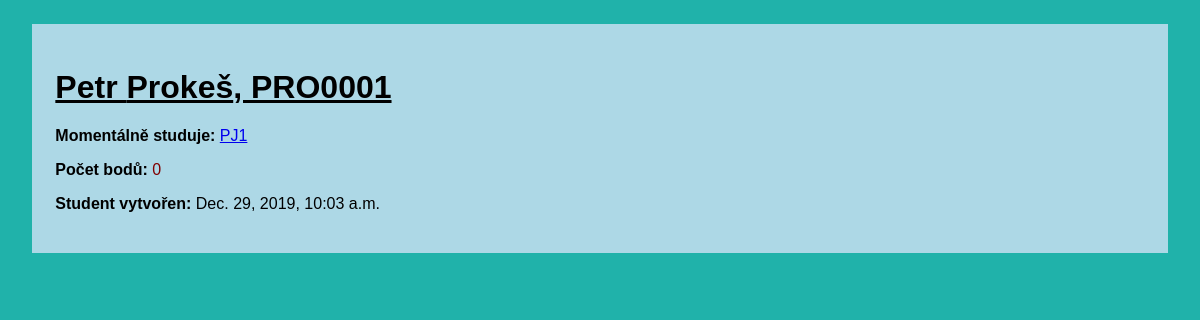
The page /student/3 on the database its author committed.
### grading/models.py (models this page shows, shortened)
class Student(models.Model):
    login = models.CharField(max_length=7, unique=True, null=False)
    password = models.CharField(max_length=100, null=False)
    degree = models.CharField(max_length=100, null=True, blank=False)
    name = models.CharField(max_length=25, null=False)
    surname = models.CharField(max_length=700, null=False)
    created_at = models.DateTimeField(auto_now_add=True)
    points = models.IntegerField(null=False)
    subject = models.ForeignKey(Subject, related_name='students', on_delete=models.CASCADE)

class Subject(models.Model):
    subject_code = models.CharField(max_length=20, null=False, unique=True)
    title = models.CharField(max_length=200, null=False)
    description = models.TextField(max_length=2000, null=False)
    min_points = models.IntegerField(null=False)
    created_at = models.DateField(auto_now_add=True)
    teacher = models.ForeignKey(Teacher, related_name='subjects', on_delete=models.SET_NULL, null=True)
    def __str__(self):
        return self.subject_code

### grading/views.py (the view)
# urls.py: path('student/<int:student_id>', views.student, name="student"),
def student(request, student_id):
    return render(request, 'grading/student.html', {'student' : get_object_or_404(Student, id=student_id)})

### grading/templates/grading/student.html (shortened to what this page needs)
<body>
    <div id=main>
        <h1><u>{{ student.name }} {{ student.surname }}, {{student.login}}</u></h1>
        <div>
            <p>
                <strong>Momentálně studuje: </strong>
                <a href="{% url 'grading:subject_details' student.subject.id %}">{{ student.subject }}</a>
            </p>
            {% if student.points >= student.subject.min_points%}
            <p class="done">
                <strong id="strong_text_in_done_notdone">Počet bodů: </strong>
                {{student.points}}</p>
            {% else %}
            <p class="notdone">
                <strong id="strong_text_in_done_notdone">Počet bodů: </strong>
                {{student.points}}</p>
            {% endif %}
            <p>
                <strong>Student vytvořen:</strong>
                {{student.created_at}}
            </p>
        </div>
    </div>
</body>

### grading/templates/grading/student.html (style rules this page uses)
body { font-family:Arial, Helvetica, sans-serif; background-color:lightseagreen; }
#main { background-color:lightblue; padding: 2%; margin: 2%; }
.notdone { color:maroon; }
#strong_text_in_done_notdone { color:black; }

### rows shown on the page
Student: name "Petr", surname "Prokeš", login "PRO0001", subject "PJ1", points "0", created_at "Dec. 29, 2019, 10:03 a.m."
